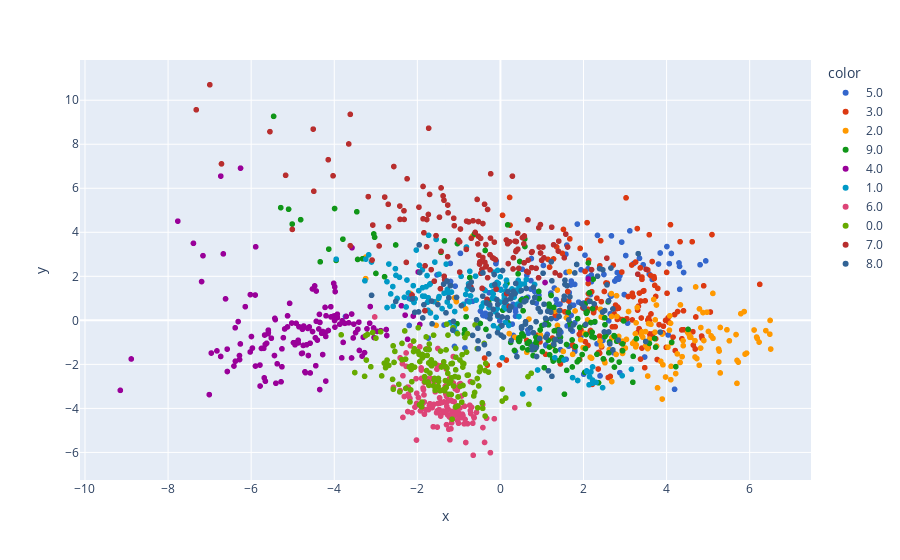

Notebook code cell kept with this figure:
### Code cell
import plotly.express as px

y_train_trf = y_train.astype(str)
fig = px.scatter(x=x_train_pca[:,0], y = x_train_pca[:, 1], color=y_train_trf, color_discrete_sequence=px.colors.qualitative.G10)
fig.show()

### Figure 1 — Plotly figure (JSON) as saved in the notebook; plotly's stock layout.template omitted (floating-point values rounded to 4 significant figures; data arrays with more than 128 entries replaced by an {"elided": "..."} marker saying what was removed)
{"data": [{"hovertemplate": "color=5.0<br>x=%{x}<br>y=%{y}<extra></extra>", "legendgroup": "5.0", "marker": {"color": "#3366CC", "symbol": "circle"}, "mode": "markers", "name": "5.0", "showlegend": true, "type": "scattergl", "x": {"elided": "144 float values"}, "xaxis": "x", "y": {"elided": "144 float values"}, "yaxis": "y"}, {"hovertemplate": "color=3.0<br>x=%{x}<br>y=%{y}<extra></extra>", "legendgroup": "3.0", "marker": {"color": "#DC3912", "symbol": "circle"}, "mode": "markers", "name": "3.0", "showlegend": true, "type": "scattergl", "x": {"elided": "157 float values"}, "xaxis": "x", "y": {"elided": "157 float values"}, "yaxis": "y"}, {"hovertemplate": "color=2.0<br>x=%{x}<br>y=%{y}<extra></extra>", "legendgroup": "2.0", "marker": {"color": "#FF9900", "symbol": "circle"}, "mode": "markers", "name": "2.0", "showlegend": true, "type": "scattergl", "x": {"elided": "136 float values"}, "xaxis": "x", "y": {"elided": "136 float values"}, "yaxis": "y"}, {"hovertemplate": "color=9.0<br>x=%{x}<br>y=%{y}<extra></extra>", "legendgroup": "9.0", "marker": {"color": "#109618", "symbol": "circle"}, "mode": "markers", "name": "9.0", "showlegend": true, "type": "scattergl", "x": {"elided": "150 float values"}, "xaxis": "x", "y": {"elided": "150 float values"}, "yaxis": "y"}, {"hovertemplate": "color=4.0<br>x=%{x}<br>y=%{y}<extra></extra>", "legendgroup": "4.0", "marker": {"color": "#990099", "symbol": "circle"}, "mode": "markers", "name": "4.0", "showlegend": true, "type": "scattergl", "x": {"elided": "146 float values"}, "xaxis": "x", "y": {"elided": "146 float values"}, "yaxis": "y"}, {"hovertemplate": "color=1.0<br>x=%{x}<br>y=%{y}<extra></extra>", "legendgroup": "1.0", "marker": {"color": "#0099C6", "symbol": "circle"}, "mode": "markers", "name": "1.0", "showlegend": true, "type": "scattergl", "x": {"elided": "136 float values"}, "xaxis": "x", "y": {"elided": "136 float values"}, "yaxis": "y"}, {"hovertemplate": "color=6.0<br>x=%{x}<br>y=%{y}<extra></extra>", "legendgroup": "6.0", "marker": {"color": "#DD4477", "symbol": "circle"}, "mode": "markers", "name": "6.0", "showlegend": true, "type": "scattergl", "x": {"elided": "139 float values"}, "xaxis": "x", "y": {"elided": "139 float values"}, "yaxis": "y"}, {"hovertemplate": "color=0.0<br>x=%{x}<br>y=%{y}<extra></extra>", "legendgroup": "0.0", "marker": {"color": "#66AA00", "symbol": "circle"}, "mode": "markers", "name": "0.0", "showlegend": true, "type": "scattergl", "x": {"elided": "143 float values"}, "xaxis": "x", "y": {"elided": "143 float values"}, "yaxis": "y"}, {"hovertemplate": "color=7.0<br>x=%{x}<br>y=%{y}<extra></extra>", "legendgroup": "7.0", "marker": {"color": "#B82E2E", "symbol": "circle"}, "mode": "markers", "name": "7.0", "showlegend": true, "type": "scattergl", "x": {"elided": "147 float values"}, "xaxis": "x", "y": {"elided": "147 float values"}, "yaxis": "y"}, {"hovertemplate": "color=8.0<br>x=%{x}<br>y=%{y}<extra></extra>", "legendgroup": "8.0", "marker": {"color": "#316395", "symbol": "circle"}, "mode": "markers", "name": "8.0", "showlegend": true, "type": "scattergl", "x": {"elided": "139 float values"}, "xaxis": "x", "y": {"elided": "139 float values"}, "yaxis": "y"}], "layout": {"legend": {"title": {"text": "color"}, "tracegroupgap": 0}, "margin": {"t": 60}, "xaxis": {"anchor": "y", "domain": [0, 1], "title": {"text": "x"}}, "yaxis": {"anchor": "x", "domain": [0, 1], "title": {"text": "y"}}}}
